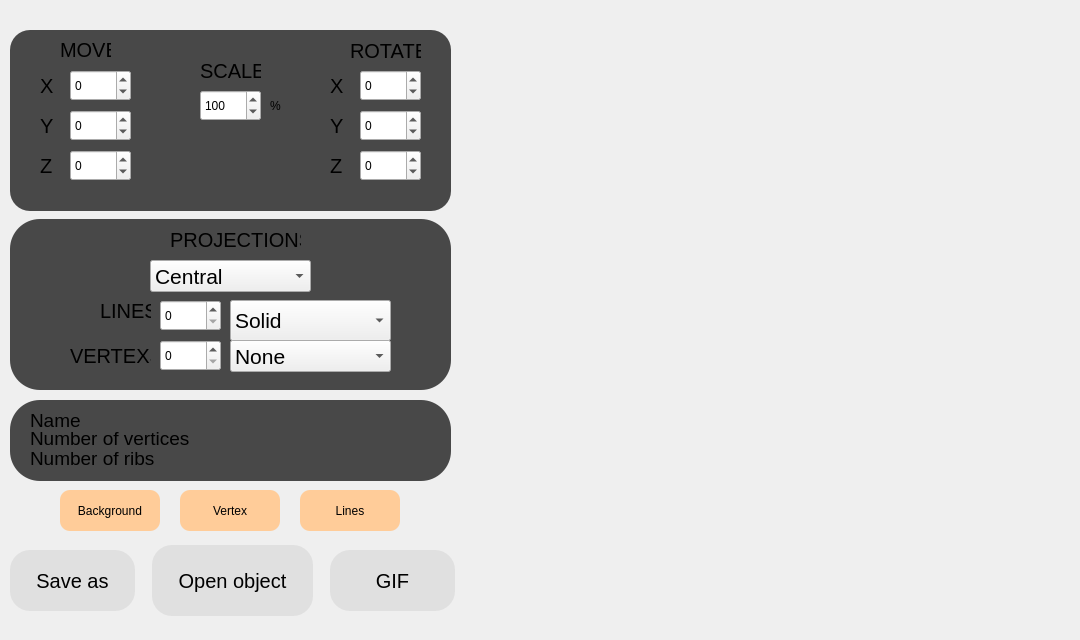
<?xml version="1.0" encoding="UTF-8"?>
<ui version="4.0">
 <class>MainWindow</class>
 <widget class="QMainWindow" name="MainWindow">
  <property name="enabled">
   <bool>true</bool>
  </property>
  <property name="geometry">
   <rect>
    <x>0</x>
    <y>0</y>
    <width>1080</width>
    <height>640</height>
   </rect>
  </property>
  <property name="sizePolicy">
   <sizepolicy hsizetype="Maximum" vsizetype="Maximum">
    <horstretch>0</horstretch>
    <verstretch>0</verstretch>
   </sizepolicy>
  </property>
  <property name="minimumSize">
   <size>
    <width>1080</width>
    <height>640</height>
   </size>
  </property>
  <property name="maximumSize">
   <size>
    <width>1080</width>
    <height>640</height>
   </size>
  </property>
  <property name="windowTitle">
   <string>MainWindow</string>
  </property>
  <property name="styleSheet">
   <string notr="true"/>
  </property>
  <property name="iconSize">
   <size>
    <width>256</width>
    <height>256</height>
   </size>
  </property>
  <widget class="QWidget" name="centralwidget">
   <widget class="GLWidget" name="GLwidget" native="true">
    <property name="geometry">
     <rect>
      <x>470</x>
      <y>20</y>
      <width>600</width>
      <height>600</height>
     </rect>
    </property>
    <property name="styleSheet">
     <string notr="true">groove:horizontal { background-color: gray; }</string>
    </property>
   </widget>
   <widget class="QPushButton" name="open_obj">
    <property name="geometry">
     <rect>
      <x>152</x>
      <y>545</y>
      <width>161</width>
      <height>71</height>
     </rect>
    </property>
    <property name="styleSheet">
     <string notr="true">QPushButton {
	background-color: #E0E0E0;
	border: none;
	border-radius: 20px;
	font-size:	20px;
	color: black;
}

QPushButton:hover {
	background-color: #FFFFFF;
}

QPushButton:pressed {
	background-color: #C0C0C0;
}</string>
    </property>
    <property name="text">
     <string>Open object</string>
    </property>
   </widget>
   <widget class="QLabel" name="label">
    <property name="geometry">
     <rect>
      <x>60</x>
      <y>40</y>
      <width>51</width>
      <height>19</height>
     </rect>
    </property>
    <property name="font">
     <font>
      <pointsize>-1</pointsize>
     </font>
    </property>
    <property name="styleSheet">
     <string notr="true">font-size: 20px;</string>
    </property>
    <property name="text">
     <string>MOVE</string>
    </property>
   </widget>
   <widget class="QLabel" name="label_2">
    <property name="geometry">
     <rect>
      <x>40</x>
      <y>70</y>
      <width>16</width>
      <height>31</height>
     </rect>
    </property>
    <property name="styleSheet">
     <string notr="true">font-size: 20px;</string>
    </property>
    <property name="text">
     <string>X</string>
    </property>
   </widget>
   <widget class="QLabel" name="label_3">
    <property name="geometry">
     <rect>
      <x>40</x>
      <y>110</y>
      <width>16</width>
      <height>31</height>
     </rect>
    </property>
    <property name="styleSheet">
     <string notr="true">font-size: 20px;</string>
    </property>
    <property name="text">
     <string>Y</string>
    </property>
   </widget>
   <widget class="QLabel" name="label_4">
    <property name="geometry">
     <rect>
      <x>40</x>
      <y>150</y>
      <width>21</width>
      <height>31</height>
     </rect>
    </property>
    <property name="styleSheet">
     <string notr="true">font-size: 20px;</string>
    </property>
    <property name="text">
     <string>Z</string>
    </property>
   </widget>
   <widget class="QLabel" name="label_5">
    <property name="geometry">
     <rect>
      <x>350</x>
      <y>40</y>
      <width>71</width>
      <height>21</height>
     </rect>
    </property>
    <property name="font">
     <font>
      <pointsize>-1</pointsize>
     </font>
    </property>
    <property name="styleSheet">
     <string notr="true">font-size: 20px;</string>
    </property>
    <property name="text">
     <string>ROTATE</string>
    </property>
   </widget>
   <widget class="QLabel" name="label_6">
    <property name="geometry">
     <rect>
      <x>330</x>
      <y>70</y>
      <width>16</width>
      <height>31</height>
     </rect>
    </property>
    <property name="styleSheet">
     <string notr="true">font-size: 20px;</string>
    </property>
    <property name="text">
     <string>X</string>
    </property>
   </widget>
   <widget class="QLabel" name="label_7">
    <property name="geometry">
     <rect>
      <x>330</x>
      <y>110</y>
      <width>16</width>
      <height>31</height>
     </rect>
    </property>
    <property name="styleSheet">
     <string notr="true">font-size: 20px;</string>
    </property>
    <property name="text">
     <string>Y</string>
    </property>
   </widget>
   <widget class="QLabel" name="label_8">
    <property name="geometry">
     <rect>
      <x>330</x>
      <y>150</y>
      <width>16</width>
      <height>31</height>
     </rect>
    </property>
    <property name="styleSheet">
     <string notr="true">font-size: 20px;</string>
    </property>
    <property name="text">
     <string>Z</string>
    </property>
   </widget>
   <widget class="QLabel" name="label_10">
    <property name="geometry">
     <rect>
      <x>200</x>
      <y>60</y>
      <width>61</width>
      <height>21</height>
     </rect>
    </property>
    <property name="font">
     <font>
      <pointsize>-1</pointsize>
     </font>
    </property>
    <property name="styleSheet">
     <string notr="true">font-size: 20px;</string>
    </property>
    <property name="text">
     <string>SCALE</string>
    </property>
   </widget>
   <widget class="QLabel" name="file_name">
    <property name="geometry">
     <rect>
      <x>30</x>
      <y>410</y>
      <width>401</width>
      <height>21</height>
     </rect>
    </property>
    <property name="font">
     <font>
      <pointsize>14</pointsize>
     </font>
    </property>
    <property name="text">
     <string>Name</string>
    </property>
   </widget>
   <widget class="QLabel" name="count_vertex">
    <property name="geometry">
     <rect>
      <x>30</x>
      <y>430</y>
      <width>401</width>
      <height>16</height>
     </rect>
    </property>
    <property name="font">
     <font>
      <pointsize>14</pointsize>
     </font>
    </property>
    <property name="text">
     <string>Number of vertices</string>
    </property>
   </widget>
   <widget class="QLabel" name="count_facets">
    <property name="geometry">
     <rect>
      <x>30</x>
      <y>450</y>
      <width>401</width>
      <height>16</height>
     </rect>
    </property>
    <property name="font">
     <font>
      <pointsize>14</pointsize>
     </font>
    </property>
    <property name="text">
     <string>Number of ribs</string>
    </property>
   </widget>
   <widget class="QPushButton" name="lineColor">
    <property name="geometry">
     <rect>
      <x>300</x>
      <y>490</y>
      <width>100</width>
      <height>41</height>
     </rect>
    </property>
    <property name="styleSheet">
     <string notr="true">QPushButton {
	background-color: #FFCC99;
	border: none;
	border-radius: 10px;
	color: black;
}

QPushButton:hover {
	background-color: #FFB266;
}

QPushButton:pressed {
	background-color: #FF9933;
}</string>
    </property>
    <property name="text">
     <string>Lines</string>
    </property>
   </widget>
   <widget class="QPushButton" name="backgroundColor">
    <property name="geometry">
     <rect>
      <x>60</x>
      <y>490</y>
      <width>100</width>
      <height>41</height>
     </rect>
    </property>
    <property name="styleSheet">
     <string notr="true">QPushButton {
	background-color: #FFCC99;
	border: none;
	border-radius: 10px;
	color: black;
}

QPushButton:hover {
	background-color: #FFB266;
}

QPushButton:pressed {
	background-color: #FF9933;
}
</string>
    </property>
    <property name="text">
     <string>Background</string>
    </property>
   </widget>
   <widget class="QPushButton" name="vertexColor">
    <property name="geometry">
     <rect>
      <x>180</x>
      <y>490</y>
      <width>100</width>
      <height>41</height>
     </rect>
    </property>
    <property name="styleSheet">
     <string notr="true">QPushButton {
	background-color: #FFCC99;
	border: none;
	border-radius: 10px;
	color: black;
}

QPushButton:hover {
	background-color: #FFB266;
}

QPushButton:pressed {
	background-color: #FF9933;
}</string>
    </property>
    <property name="text">
     <string>Vertex</string>
    </property>
   </widget>
   <widget class="QPushButton" name="screenshot">
    <property name="geometry">
     <rect>
      <x>10</x>
      <y>550</y>
      <width>125</width>
      <height>61</height>
     </rect>
    </property>
    <property name="styleSheet">
     <string notr="true">QPushButton {
	background-color: #E0E0E0;
	border: none;
	border-radius: 20px;
	font-size:	20px;
	color: black;
}

QPushButton:hover {
	background-color: #FFFFFF;
}

QPushButton:pressed {
	background-color: #C0C0C0;
}</string>
    </property>
    <property name="text">
     <string>Save as</string>
    </property>
   </widget>
   <widget class="QPushButton" name="GIF">
    <property name="geometry">
     <rect>
      <x>330</x>
      <y>550</y>
      <width>125</width>
      <height>61</height>
     </rect>
    </property>
    <property name="styleSheet">
     <string notr="true">QPushButton {
	background-color: #E0E0E0;
	border: none;
	border-radius: 20px;
	font-size:	20px;
	color: black;
}

QPushButton:hover {
	background-color: #FFFFFF;
}

QPushButton:pressed {
	background-color: #C0C0C0;
}</string>
    </property>
    <property name="text">
     <string>GIF</string>
    </property>
   </widget>
   <widget class="QLabel" name="wallpaper">
    <property name="enabled">
     <bool>true</bool>
    </property>
    <property name="geometry">
     <rect>
      <x>0</x>
      <y>-20</y>
      <width>1100</width>
      <height>800</height>
     </rect>
    </property>
    <property name="text">
     <string/>
    </property>
    <property name="pixmap">
     <pixmap resource="resource.qrc">:/wallpaper.jpeg</pixmap>
    </property>
    <property name="scaledContents">
     <bool>true</bool>
    </property>
   </widget>
   <widget class="QLabel" name="label_12">
    <property name="geometry">
     <rect>
      <x>10</x>
      <y>30</y>
      <width>441</width>
      <height>181</height>
     </rect>
    </property>
    <property name="styleSheet">
     <string notr="true">background-color: rgba(0, 0, 0, 0.7);
border-radius: 20px;</string>
    </property>
    <property name="text">
     <string/>
    </property>
   </widget>
   <widget class="QLabel" name="label_13">
    <property name="geometry">
     <rect>
      <x>10</x>
      <y>400</y>
      <width>441</width>
      <height>81</height>
     </rect>
    </property>
    <property name="styleSheet">
     <string notr="true">background-color: rgba(0, 0, 0, 0.7);
border-radius: 30px;</string>
    </property>
    <property name="text">
     <string/>
    </property>
   </widget>
   <widget class="QSpinBox" name="move_x_Box">
    <property name="geometry">
     <rect>
      <x>70</x>
      <y>70</y>
      <width>61</width>
      <height>31</height>
     </rect>
    </property>
    <property name="readOnly">
     <bool>false</bool>
    </property>
    <property name="buttonSymbols">
     <enum>QAbstractSpinBox::UpDownArrows</enum>
    </property>
    <property name="minimum">
     <number>-500</number>
    </property>
    <property name="maximum">
     <number>500</number>
    </property>
   </widget>
   <widget class="QSpinBox" name="move_y_Box">
    <property name="geometry">
     <rect>
      <x>70</x>
      <y>110</y>
      <width>61</width>
      <height>31</height>
     </rect>
    </property>
    <property name="readOnly">
     <bool>false</bool>
    </property>
    <property name="buttonSymbols">
     <enum>QAbstractSpinBox::UpDownArrows</enum>
    </property>
    <property name="minimum">
     <number>-500</number>
    </property>
    <property name="maximum">
     <number>500</number>
    </property>
   </widget>
   <widget class="QSpinBox" name="move_z_Box">
    <property name="geometry">
     <rect>
      <x>70</x>
      <y>150</y>
      <width>61</width>
      <height>31</height>
     </rect>
    </property>
    <property name="readOnly">
     <bool>false</bool>
    </property>
    <property name="buttonSymbols">
     <enum>QAbstractSpinBox::UpDownArrows</enum>
    </property>
    <property name="minimum">
     <number>-500</number>
    </property>
    <property name="maximum">
     <number>500</number>
    </property>
   </widget>
   <widget class="QSpinBox" name="rotation_x_Box">
    <property name="geometry">
     <rect>
      <x>360</x>
      <y>70</y>
      <width>61</width>
      <height>31</height>
     </rect>
    </property>
    <property name="readOnly">
     <bool>false</bool>
    </property>
    <property name="buttonSymbols">
     <enum>QAbstractSpinBox::UpDownArrows</enum>
    </property>
    <property name="keyboardTracking">
     <bool>false</bool>
    </property>
    <property name="minimum">
     <number>-360</number>
    </property>
    <property name="maximum">
     <number>360</number>
    </property>
   </widget>
   <widget class="QSpinBox" name="rotation_y_Box">
    <property name="geometry">
     <rect>
      <x>360</x>
      <y>110</y>
      <width>61</width>
      <height>31</height>
     </rect>
    </property>
    <property name="readOnly">
     <bool>false</bool>
    </property>
    <property name="buttonSymbols">
     <enum>QAbstractSpinBox::UpDownArrows</enum>
    </property>
    <property name="minimum">
     <number>-360</number>
    </property>
    <property name="maximum">
     <number>360</number>
    </property>
   </widget>
   <widget class="QSpinBox" name="rotation_z_Box">
    <property name="geometry">
     <rect>
      <x>360</x>
      <y>150</y>
      <width>61</width>
      <height>31</height>
     </rect>
    </property>
    <property name="readOnly">
     <bool>false</bool>
    </property>
    <property name="buttonSymbols">
     <enum>QAbstractSpinBox::UpDownArrows</enum>
    </property>
    <property name="minimum">
     <number>-360</number>
    </property>
    <property name="maximum">
     <number>360</number>
    </property>
   </widget>
   <widget class="QSpinBox" name="scale_obj_Box">
    <property name="geometry">
     <rect>
      <x>200</x>
      <y>90</y>
      <width>61</width>
      <height>31</height>
     </rect>
    </property>
    <property name="readOnly">
     <bool>false</bool>
    </property>
    <property name="buttonSymbols">
     <enum>QAbstractSpinBox::UpDownArrows</enum>
    </property>
    <property name="minimum">
     <number>1</number>
    </property>
    <property name="maximum">
     <number>300</number>
    </property>
    <property name="singleStep">
     <number>20</number>
    </property>
    <property name="value">
     <number>100</number>
    </property>
   </widget>
   <widget class="QLabel" name="label_14">
    <property name="geometry">
     <rect>
      <x>100</x>
      <y>290</y>
      <width>51</width>
      <height>41</height>
     </rect>
    </property>
    <property name="font">
     <font>
      <pointsize>-1</pointsize>
     </font>
    </property>
    <property name="styleSheet">
     <string notr="true">font-size: 20px;</string>
    </property>
    <property name="text">
     <string>LINES</string>
    </property>
   </widget>
   <widget class="QLabel" name="label_15">
    <property name="geometry">
     <rect>
      <x>70</x>
      <y>340</y>
      <width>81</width>
      <height>31</height>
     </rect>
    </property>
    <property name="font">
     <font>
      <pointsize>-1</pointsize>
     </font>
    </property>
    <property name="styleSheet">
     <string notr="true">font-size: 20px;</string>
    </property>
    <property name="text">
     <string>VERTEXS</string>
    </property>
   </widget>
   <widget class="QLabel" name="label_16">
    <property name="geometry">
     <rect>
      <x>10</x>
      <y>219</y>
      <width>441</width>
      <height>171</height>
     </rect>
    </property>
    <property name="styleSheet">
     <string notr="true">background-color: rgba(0, 0, 0, 0.7);
border-radius: 30px;</string>
    </property>
    <property name="text">
     <string/>
    </property>
   </widget>
   <widget class="QSpinBox" name="lineSizeSpin">
    <property name="geometry">
     <rect>
      <x>160</x>
      <y>300</y>
      <width>61</width>
      <height>31</height>
     </rect>
    </property>
    <property name="readOnly">
     <bool>false</bool>
    </property>
    <property name="buttonSymbols">
     <enum>QAbstractSpinBox::UpDownArrows</enum>
    </property>
    <property name="maximum">
     <number>10</number>
    </property>
   </widget>
   <widget class="QSpinBox" name="vertexSizeSpin">
    <property name="geometry">
     <rect>
      <x>160</x>
      <y>340</y>
      <width>61</width>
      <height>31</height>
     </rect>
    </property>
    <property name="readOnly">
     <bool>false</bool>
    </property>
    <property name="buttonSymbols">
     <enum>QAbstractSpinBox::UpDownArrows</enum>
    </property>
    <property name="maximum">
     <number>10</number>
    </property>
   </widget>
   <widget class="QComboBox" name="lineType">
    <property name="geometry">
     <rect>
      <x>230</x>
      <y>300</y>
      <width>161</width>
      <height>41</height>
     </rect>
    </property>
    <property name="font">
     <font>
      <pointsize>16</pointsize>
     </font>
    </property>
    <property name="maxVisibleItems">
     <number>2</number>
    </property>
    <item>
     <property name="text">
      <string>Solid</string>
     </property>
    </item>
    <item>
     <property name="text">
      <string>Dashed</string>
     </property>
    </item>
   </widget>
   <widget class="QComboBox" name="vertexType">
    <property name="geometry">
     <rect>
      <x>230</x>
      <y>340</y>
      <width>161</width>
      <height>32</height>
     </rect>
    </property>
    <property name="font">
     <font>
      <pointsize>16</pointsize>
     </font>
    </property>
    <property name="maxVisibleItems">
     <number>3</number>
    </property>
    <item>
     <property name="text">
      <string>None</string>
     </property>
    </item>
    <item>
     <property name="text">
      <string>Circle</string>
     </property>
    </item>
    <item>
     <property name="text">
      <string>Square</string>
     </property>
    </item>
   </widget>
   <widget class="QLabel" name="label_18">
    <property name="geometry">
     <rect>
      <x>170</x>
      <y>230</y>
      <width>131</width>
      <height>20</height>
     </rect>
    </property>
    <property name="font">
     <font>
      <pointsize>-1</pointsize>
     </font>
    </property>
    <property name="styleSheet">
     <string notr="true">font-size: 20px;</string>
    </property>
    <property name="text">
     <string>PROJECTIONS</string>
    </property>
   </widget>
   <widget class="QComboBox" name="projectionType">
    <property name="geometry">
     <rect>
      <x>150</x>
      <y>260</y>
      <width>161</width>
      <height>32</height>
     </rect>
    </property>
    <property name="font">
     <font>
      <pointsize>16</pointsize>
     </font>
    </property>
    <property name="styleSheet">
     <string notr="true"/>
    </property>
    <property name="editable">
     <bool>false</bool>
    </property>
    <property name="currentText">
     <string>Central</string>
    </property>
    <property name="currentIndex">
     <number>0</number>
    </property>
    <property name="maxVisibleItems">
     <number>2</number>
    </property>
    <property name="placeholderText">
     <string/>
    </property>
    <property name="modelColumn">
     <number>0</number>
    </property>
    <item>
     <property name="text">
      <string>Central</string>
     </property>
    </item>
    <item>
     <property name="text">
      <string>Parallel</string>
     </property>
    </item>
   </widget>
   <widget class="QLabel" name="label_9">
    <property name="geometry">
     <rect>
      <x>270</x>
      <y>90</y>
      <width>40</width>
      <height>31</height>
     </rect>
    </property>
    <property name="text">
     <string>%</string>
    </property>
   </widget>
   <zorder>wallpaper</zorder>
   <zorder>label_16</zorder>
   <zorder>label_13</zorder>
   <zorder>label_12</zorder>
   <zorder>open_obj</zorder>
   <zorder>label</zorder>
   <zorder>label_2</zorder>
   <zorder>label_3</zorder>
   <zorder>label_4</zorder>
   <zorder>label_10</zorder>
   <zorder>file_name</zorder>
   <zorder>count_vertex</zorder>
   <zorder>count_facets</zorder>
   <zorder>lineColor</zorder>
   <zorder>backgroundColor</zorder>
   <zorder>vertexColor</zorder>
   <zorder>screenshot</zorder>
   <zorder>GIF</zorder>
   <zorder>label_5</zorder>
   <zorder>label_6</zorder>
   <zorder>label_7</zorder>
   <zorder>label_8</zorder>
   <zorder>GLwidget</zorder>
   <zorder>move_x_Box</zorder>
   <zorder>move_y_Box</zorder>
   <zorder>move_z_Box</zorder>
   <zorder>rotation_x_Box</zorder>
   <zorder>rotation_y_Box</zorder>
   <zorder>rotation_z_Box</zorder>
   <zorder>scale_obj_Box</zorder>
   <zorder>label_14</zorder>
   <zorder>label_15</zorder>
   <zorder>lineSizeSpin</zorder>
   <zorder>vertexSizeSpin</zorder>
   <zorder>lineType</zorder>
   <zorder>vertexType</zorder>
   <zorder>label_18</zorder>
   <zorder>projectionType</zorder>
   <zorder>label_9</zorder>
  </widget>
  <widget class="QMenuBar" name="menubar">
   <property name="geometry">
    <rect>
     <x>0</x>
     <y>0</y>
     <width>1080</width>
     <height>24</height>
    </rect>
   </property>
  </widget>
 </widget>
 <customwidgets>
  <customwidget>
   <class>GLWidget</class>
   <extends>QWidget</extends>
   <header>glwidget.h</header>
   <container>1</container>
  </customwidget>
 </customwidgets>
 <resources>
  <include location="resource.qrc"/>
 </resources>
 <connections/>
</ui>
